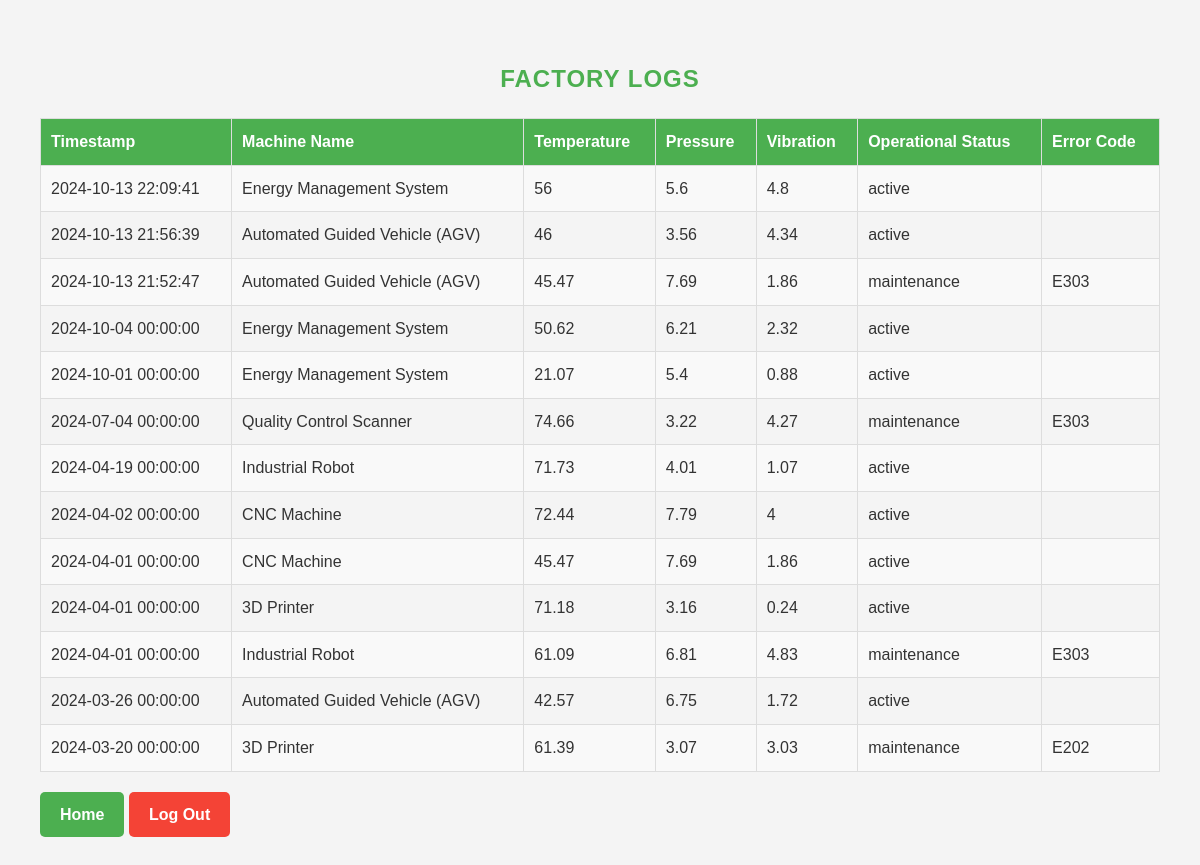
The page /view_logs.php on the database its author committed.
### tables this page shows
CREATE TABLE `factory_logs` (
  `log_id` int(11) NOT NULL,
  `timestamp` datetime NOT NULL,
  `machine_name` varchar(100) DEFAULT NULL,
  `temperature` float DEFAULT NULL,
  `pressure` float DEFAULT NULL,
  `vibration` float DEFAULT NULL,
  `humidity` float DEFAULT NULL,
  `power_consumption` float DEFAULT NULL,
  `operational_status` enum('active','maintenance','offline') DEFAULT NULL,
  `error_code` varchar(50) DEFAULT NULL,
  `production_count` int(11) DEFAULT NULL,
  `maintenance_log` text DEFAULT NULL,
  `speed` float DEFAULT NULL
);

### view_logs.php (the view, shortened to what this page needs)
<?php
include 'dbconn.inc.php';
$sql = "SELECT * FROM factory_logs ORDER BY timestamp DESC";
$result = $conn->query($sql);
$dashboard_link = '#';
?>
<!DOCTYPE html>
<html lang="en">
<head>
    <link rel="stylesheet" type="text/css" href="css/style.css">
</head>
<body>
    <h2>Factory Logs</h2>
    <table border="1">
        <tr>
            <th>Timestamp</th>
            <th>Machine Name</th>
            <th>Temperature</th>
            <th>Pressure</th>
            <th>Vibration</th>
            <th>Operational Status</th>
            <th>Error Code</th>
        </tr>
        <?php while($row = $result->fetch_assoc()) { ?>
            <tr>
                <td><?php echo $row['timestamp']; ?></td>
                <td><?php echo $row['machine_name']; ?></td>
                <td><?php echo $row['temperature']; ?></td>
                <td><?php echo $row['pressure']; ?></td>
                <td><?php echo $row['vibration']; ?></td>
                <td><?php echo $row['operational_status']; ?></td>
                <td><?php echo $row['error_code']; ?></td>
            </tr>
        <?php } ?>
    </table>
    <a href="<?php echo $dashboard_link; ?>" class="home-button">Home</a>
    <a href="logout.php" class="logout-button">Log Out</a>
</body>
</html>

### style.css (style rules this page uses)
body { font-family: Arial, sans-serif; margin: 20px; padding: 20px; background-color: #f4f4f4; color: #333; line-height: 1.6; }
table { width: 100%; border-collapse: collapse; margin-bottom: 20px; }
table, th, td { border: 1px solid #ddd; padding: 10px; text-align: left; }
th { background-color: #4CAF50; color: white; font-weight: bold; }
tr:nth-child(even) { background-color: #f9f9f9; }
h2 { color: #4CAF50; font-size: 24px; text-align: center; margin-bottom: 20px; text-transform: uppercase; letter-spacing: 1px; }
a { text-decoration: none; color: #4CAF50; font-weight: bold; transition: color 0.3s ease; }

### view_logs.php (style rules this page uses)
.home-button, .logout-button { display: inline-block; padding: 10px 20px; border: none; border-radius: 5px; cursor: pointer; font-size: 16px; text-decoration: none; position: inline-block; bottom: 10px; z-index: 9999; }
.home-button { background-color: #4CAF50; color: white; left: 40px; }
.logout-button { background-color: #f44336; color: white; left: 130px; }

### rows shown on the page
factory_logs: timestamp "2024-10-13 22:09:41", machine_name "Energy Management System", temperature "56", pressure "5.6", vibration "4.8", operational_status "active"
factory_logs: timestamp "2024-10-13 21:56:39", machine_name "Automated Guided Vehicle (AGV)", temperature "46", pressure "3.56", vibration "4.34", operational_status "active"
factory_logs: timestamp "2024-10-13 21:52:47", machine_name "Automated Guided Vehicle (AGV)", temperature "45.47", pressure "7.69", vibration "1.86", operational_status "maintenance", error_code "E303"
factory_logs: timestamp "2024-10-04 00:00:00", machine_name "Energy Management System", temperature "50.62", pressure "6.21", vibration "2.32", operational_status "active"
factory_logs: timestamp "2024-10-01 00:00:00", machine_name "Energy Management System", temperature "21.07", pressure "5.4", vibration "0.88", operational_status "active"
factory_logs: timestamp "2024-07-04 00:00:00", machine_name "Quality Control Scanner", temperature "74.66", pressure "3.22", vibration "4.27", operational_status "maintenance", error_code "E303"
factory_logs: timestamp "2024-04-19 00:00:00", machine_name "Industrial Robot", temperature "71.73", pressure "4.01", vibration "1.07", operational_status "active"
factory_logs: timestamp "2024-04-02 00:00:00", machine_name "CNC Machine", temperature "72.44", pressure "7.79", vibration "4", operational_status "active"
factory_logs: timestamp "2024-04-01 00:00:00", machine_name "CNC Machine", temperature "45.47", pressure "7.69", vibration "1.86", operational_status "active"
factory_logs: timestamp "2024-04-01 00:00:00", machine_name "3D Printer", temperature "71.18", pressure "3.16", vibration "0.24", operational_status "active"
factory_logs: timestamp "2024-04-01 00:00:00", machine_name "Industrial Robot", temperature "61.09", pressure "6.81", vibration "4.83", operational_status "maintenance", error_code "E303"
factory_logs: timestamp "2024-03-26 00:00:00", machine_name "Automated Guided Vehicle (AGV)", temperature "42.57", pressure "6.75", vibration "1.72", operational_status "active"
factory_logs: timestamp "2024-03-20 00:00:00", machine_name "3D Printer", temperature "61.39", pressure "3.07", vibration "3.03", operational_status "maintenance", error_code "E202"
